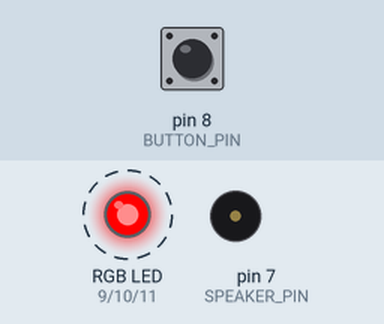
The sketch below on a simulated Arduino Uno, built with avr-gcc and run on an emulated ATmega328P. Parts: an RGB LED mixed from three pins (HIGH = lit), buzzer (waves = sounding). Dashed ring = blinking. Inputs (shaded band) come from the test bench; at power-on: pin 8 (BUTTON_PIN) LOW. Random numbers use the default seed unless the sketch sets one.

Above: at 3.8 s.
3.9 s: pin 8 (BUTTON_PIN) pulled HIGH for 1.5 s
At 4.7 s:
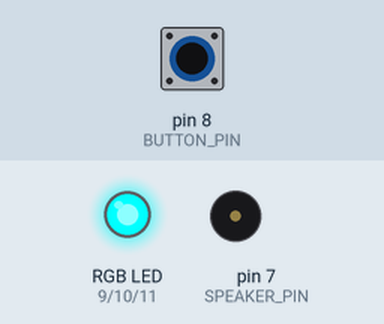
At 7.47 s:
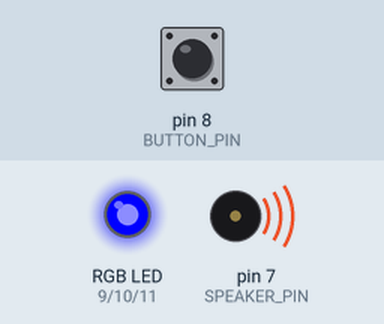
Timing chart, 0 to 21.6 s (numbered marks = the images above; inputs shaded):
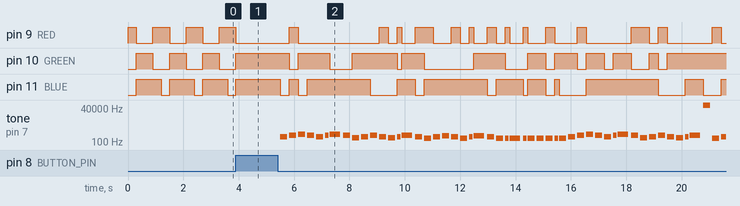

Measured:
- after the input at 3.9 s, tone on pin 7 (SPEAKER_PIN): plays 262 Hz for 0.25 s, 330 Hz for 0.25 s, 392 Hz for 0.25 s, 330 Hz for 0.25 s, 262 Hz for 0.25 s, 330 Hz for 0.13 s … (51 notes in this stretch), starting after 1.6 s

The sketch:

party_house.ino
```cpp
#include "pitches.h"
#include "songs.h"

#define BUTTON_PIN 8
#define SPEAKER_PIN 7
bool Status=false;

int RED = 9;
int GREEN = 10;
int BLUE = 11;

/* set up function */
void setup() {

  pinMode(RED, OUTPUT);
  pinMode(GREEN, OUTPUT);
  pinMode(BLUE, OUTPUT);
  // enable input/output pins
  pinMode(BUTTON_PIN, INPUT);
  pinMode(SPEAKER_PIN, OUTPUT);

  // seed random() function so that we get a different order
  randomSeed(analogRead(0));
}


/* main while loop function */
void loop() {
        //  RGB_color(255, 255, 0);
        // delay(300);
        RGB_color(0, 255, 255);
        delay(300);
        RGB_color(255, 0, 0);
        delay(300);


  // check to see if button is pressed
  // if (digitalRead(BUTTON_PIN) == HIGH) {
  //   // delay 50 ms to make sure it's still pressed
  //   // avoids any stray misreadings

  // //   //delay(50);
    if(digitalRead(BUTTON_PIN) == HIGH) {

      // randomly choose a song
      int song_choice = random(3);

      // select which song to play
      switch (song_choice) {
        case 0:
        play_song(marioLength,mario,marioDurations,marioTempo);
          break;
         case 1:
           play_song(hpLength,hp,hpDurations,hpTempo);
           break;
         case 2:
           play_song(keyboardcatlength,keyboardcat,keyboardcatDurations,keyboardcatTempo);
           break;
          //  case 3:
          //  play_song();
          //  break;
          //  case 4:
          //  play_song();
          //  break;
          //  case 5:
          //  play_song();
          //  break;
      }
    }

        RGB_color(255, 0, 0);
        delay(300);
        RGB_color(0, 255, 0);
        delay(300);
        // RGB_color(0, 0, 255);
        // delay(300);
        // RGB_color(255, 0, 255);
        // delay_(300);
}
//}
/* plays the song */
void play_song(int num_notes, int melody[], int noteDurations[], int tempo) {

  Status=true;

  for (int i=0; i<num_notes; i++) {
    int duration = 0;
    // calculate the duration of each note
    if (noteDurations[i] > 0) {
      duration = tempo / noteDurations[i];
    }
    // if it's a negative number, means dotted note
    // increases the duration by half for dotted notes
    else if (noteDurations[i] < 0) {
      duration = tempo / abs(noteDurations[i]) * 1.5;
    }
    tone(SPEAKER_PIN, melody[i], duration);
    // to distinguish the notes, set a minimum time between them.
    // the note's duration + 30% seems to work well:
    int pauseBetweenNotes = duration * 1.30;
    delay(pauseBetweenNotes);
    // stop the tone playing:
    noTone(SPEAKER_PIN);

     int pin_color = random(7);
  switch (pin_color) {

        case 0:
        RGB_color(255, 0, 0);
        break;

         case 1:
        RGB_color(0, 255, 0);
        break;

        case 2:
        RGB_color(0, 0, 255);
        break;

        case 3:
        RGB_color(255, 0, 255);
        break;

         case 4:
        RGB_color(255, 255, 0);
           break;

        case 5:
        RGB_color(0, 255, 255);
           break;

        default:
        RGB_color(255, 0, 0);
        break;

      }

  }
  Status=false;


}
void RGB_color(int red_light_value, int green_light_value, int blue_light_value)
 {
  analogWrite(RED, 255-red_light_value);
  analogWrite(GREEN, 255-green_light_value);
  analogWrite(BLUE, 255-blue_light_value);
  }
```

pitches.h
```cpp
#define REST      0
#define NOTE_B0  31
#define NOTE_C1  33
#define NOTE_CS1 35
#define NOTE_D1  37
#define NOTE_DS1 39
#define NOTE_E1  41
#define NOTE_F1  44
#define NOTE_FS1 46
#define NOTE_G1  49
#define NOTE_GS1 52
#define NOTE_A1  55
#define NOTE_AS1 58
#define NOTE_B1  62
#define NOTE_C2  65
#define NOTE_CS2 69
#define NOTE_D2  73
#define NOTE_DS2 78
#define NOTE_E2  82
#define NOTE_F2  87
#define NOTE_FS2 93
#define NOTE_G2  98
#define NOTE_GS2 104
#define NOTE_A2  110
#define NOTE_AS2 117
#define NOTE_B2  123
#define NOTE_C3  131
#define NOTE_CS3 139
#define NOTE_D3  147
#define NOTE_DS3 156
#define NOTE_E3  165
#define NOTE_F3  175
#define NOTE_FS3 185
#define NOTE_G3  196
#define NOTE_GS3 208
#define NOTE_A3  220
#define NOTE_AS3 233
#define NOTE_B3  247
#define NOTE_C4  262
#define NOTE_CS4 277
#define NOTE_D4  294
#define NOTE_DS4 311
#define NOTE_E4  330
#define NOTE_F4  349
#define NOTE_FS4 370
#define NOTE_G4  392
#define NOTE_GS4 415
#define NOTE_A4  440
#define NOTE_AS4 466
#define NOTE_B4  494
#define NOTE_C5  523
#define NOTE_CS5 554
#define NOTE_D5  587
#define NOTE_DS5 622
#define NOTE_E5  659
#define NOTE_F5  698
#define NOTE_FS5 740
#define NOTE_G5  784
#define NOTE_GS5 831
#define NOTE_A5  880
#define NOTE_AS5 932
#define NOTE_B5  988
#define NOTE_C6  1047
#define NOTE_CS6 1109
#define NOTE_D6  1175
#define NOTE_DS6 1245
#define NOTE_E6  1319
#define NOTE_F6  1397
#define NOTE_FS6 1480
#define NOTE_G6  1568
#define NOTE_GS6 1661
#define NOTE_A6  1760
#define NOTE_AS6 1865
#define NOTE_B6  1976
#define NOTE_C7  2093
#define NOTE_CS7 2217
#define NOTE_D7  2349
#define NOTE_DS7 2489
#define NOTE_E7  2637
#define NOTE_F7  2794
#define NOTE_FS7 2960
#define NOTE_G7  3136
#define NOTE_GS7 3322
#define NOTE_A7  3520
#define NOTE_AS7 3729
#define NOTE_B7  3951
#define NOTE_C8  4186
#define NOTE_CS8 4435
#define NOTE_D8  4699
#define NOTE_DS8 4978
```

songs.h
```cpp
/*

 * Song definitions - 4 variables per song
 * 1st array defines notes in melody
 * 2nd array defines duration of notes
   * Note durations:
   * 4 = quarter note, 8 = eighth note, etc.
 * Int length of song i.e. number of notes
 * Int tempo multiplier

*/

// /* shave and a haircut */
// int haircut[] = {
//   NOTE_C4, NOTE_G3, NOTE_G3, NOTE_A3, NOTE_G3, REST, NOTE_B3, NOTE_C4
// };
// int haircutDurations[] = {
//   4, 8, 8, 4, 4, 4, 4, 4
// };
// int haircutLength = 8;
// int haircutTempo = 1000;

/*
We wish you a merry Christmas
*/
int wewishyou[] = {
  NOTE_E5, NOTE_E5, NOTE_E5,
  NOTE_E5, NOTE_E5, NOTE_E5,
  NOTE_E5, NOTE_G5, NOTE_C5, NOTE_D5,
  NOTE_E5,
  NOTE_F5, NOTE_F5, NOTE_F5, NOTE_F5,
  NOTE_F5, NOTE_E5, NOTE_E5, NOTE_E5, NOTE_E5,
  NOTE_E5, NOTE_D5, NOTE_D5, NOTE_E5,
  NOTE_D5, NOTE_G5
};

int wewishyouDuration[] = {
  8, 8, 4,
  8, 8, 4,
  8, 8, 8, 8,
  2,
  8, 8, 8, 8,
  8, 8, 8, 16, 16,
  8, 8, 8, 8,
  4, 4
};
int wewishyoulength = 26;
int wewishyouTempo = 1150;

/*
jingle bells
*/
int jinglebells[] = {
  NOTE_E5, NOTE_E5, NOTE_E5,
  NOTE_E5, NOTE_E5, NOTE_E5,
  NOTE_E5, NOTE_G5, NOTE_C5, NOTE_D5,
  NOTE_E5,
  NOTE_F5, NOTE_F5, NOTE_F5, NOTE_F5,
  NOTE_F5, NOTE_E5, NOTE_E5, NOTE_E5, NOTE_E5,
  NOTE_E5, NOTE_D5, NOTE_D5, NOTE_E5,
  NOTE_D5, NOTE_G5
};

int jinglebellsDuration[] = {
  8, 8, 4,
  8, 8, 4,
  8, 8, 8, 8,
  2,
  8, 8, 8, 8,
  8, 8, 8, 16, 16,
  8, 8, 8, 8,
  4, 4
};
int jinglebellslength =26;
int jinglebellsTempo = 1150;


/*
merry christmas
*/
int merrychristmas[] = {
NOTE_C5, //1
  NOTE_F5, NOTE_F5, NOTE_G5, NOTE_F5, NOTE_E5,
  NOTE_D5, NOTE_D5, NOTE_D5,
  NOTE_G5, NOTE_G5, NOTE_A5, NOTE_G5, NOTE_F5,
  NOTE_E5, NOTE_C5, NOTE_C5,
  NOTE_A5, NOTE_A5, NOTE_AS5, NOTE_A5, NOTE_G5,
  NOTE_F5, NOTE_D5, NOTE_C5, NOTE_C5,
  NOTE_D5, NOTE_G5, NOTE_E5,

  NOTE_F5, NOTE_C5, //8
  NOTE_F5, NOTE_F5, NOTE_G5, NOTE_F5, NOTE_E5,
  NOTE_D5, NOTE_D5, NOTE_D5,
  NOTE_G5, NOTE_G5, NOTE_A5, NOTE_G5, NOTE_F5,
  NOTE_E5, NOTE_C5, NOTE_C5,
  NOTE_A5, NOTE_A5, NOTE_AS5, NOTE_A5, NOTE_G5,
  NOTE_F5, NOTE_D5, NOTE_C5, NOTE_C5,
  NOTE_D5, NOTE_G5, NOTE_E5,
  NOTE_F5, NOTE_C5,

  NOTE_F5, NOTE_F5, NOTE_F5, //17
  NOTE_E5, NOTE_E5,
  NOTE_F5, NOTE_E5, NOTE_D5,
  NOTE_C5, NOTE_A5,
  NOTE_AS5, NOTE_A5, NOTE_G5,
  NOTE_C6, NOTE_C5, NOTE_C5, NOTE_C5,
  NOTE_D5, NOTE_G5, NOTE_E5,
  NOTE_F5, NOTE_C5,
  NOTE_F5, NOTE_F5, NOTE_G5, NOTE_F5, NOTE_E5,
  NOTE_D5, NOTE_D5, NOTE_D5
};
int merrychristmasDuration[] = {
4,
  4,8,8,8,8,
  4,4,4,
  4,8,8,8,8,
  4,4,4,
  4,8,8,8,8,
  4,4,8,8,
  4,4,4,

  2,4, //8
  4,8,8,8,8,
  4,4,4,
  4,8,8,8,8,
  4,4,4,
  4,8, 8, 8,8,
  4, 4, 8, 8,
  4, 4, 4,
  2, 4,

  4, 4, 4,//17
  2, 4,
  4, 4, 4,
  2, 4,
  4,4, 4,
  4, 4, 8, 8,
  4, 4, 4,
  2, 4,
  4, 8, 8, 8, 8,
  4, 4, 4
};
int merrychristmaslength =91;
int merrychristmasTempo = 1150;


/*
keyboard cat
*/
int keyboardcat[] = {
    REST,
    NOTE_C4, NOTE_E4, NOTE_G4, NOTE_E4,
    NOTE_C4, NOTE_E4, NOTE_G4, NOTE_E4,
    NOTE_A3, NOTE_C4, NOTE_E4, NOTE_C4,
    NOTE_A3, NOTE_C4, NOTE_E4, NOTE_C4,
    NOTE_G3, NOTE_B3, NOTE_D4, NOTE_B3,
    NOTE_G3, NOTE_B3, NOTE_D4, NOTE_B3,

    NOTE_G3, NOTE_G3, NOTE_G3, NOTE_G3, NOTE_G3,
    NOTE_G3, NOTE_G3, NOTE_G3, NOTE_G3,
    NOTE_C4, NOTE_E4, NOTE_G4, NOTE_E4,
    NOTE_C4, NOTE_E4, NOTE_G4, NOTE_E4,
    NOTE_A3, NOTE_C4, NOTE_E4, NOTE_C4,
    NOTE_A3, NOTE_C4, NOTE_E4,- NOTE_C4,
    NOTE_G3, NOTE_B3, NOTE_D4, NOTE_B3,
    NOTE_G3, NOTE_B3, NOTE_D4, NOTE_B3
};
int keyboardcatDurations[] = {
    1,
    4, 4, 4, 4,
    4, 8, -4, 4,
    4, 4, 4, 4,
    4, 8, -4, 4,
    4, 4, 4, 4,
    4, 8, -4, 4,

    4, 8, -4, 8, 4,
    4, 4, 8, 4,
    4, 4, 4, 4,
    4, 8, -4, 4,
    4, 4, 4, 4,
    4, 8, -4, 4,
    4, 4, 4, 4,
    4, 8, -4, 4
};
int keyboardcatlength =58;
int keyboardcatTempo = 1000;

/* mario theme */
int mario[] = {
NOTE_E5, NOTE_E5, REST, NOTE_E5, REST, NOTE_C5, NOTE_E5, //1
  NOTE_G5, REST, NOTE_G4, REST,
  NOTE_C5, NOTE_G4, REST, NOTE_E4, // 3
  NOTE_A4, NOTE_B4, NOTE_AS4, NOTE_A4,
  NOTE_G4, NOTE_E5, NOTE_G5, NOTE_A5, NOTE_F5, NOTE_G5,
  REST, NOTE_E5,NOTE_C5, NOTE_D5, NOTE_B4,
  NOTE_C5, NOTE_G4, REST, NOTE_E4, // repeats from 3
  NOTE_A4, NOTE_B4, NOTE_AS4, NOTE_A4,
  NOTE_G4, NOTE_E5, NOTE_G5, NOTE_A5, NOTE_F5, NOTE_G5,
  REST, NOTE_E5, NOTE_C5, NOTE_D5, NOTE_B4,


  REST, NOTE_G5, NOTE_FS5, NOTE_F5, NOTE_DS5, NOTE_E5, //7
  REST, NOTE_GS4, NOTE_A4, NOTE_C4, REST, NOTE_A4, NOTE_C5, NOTE_D5,
  REST, NOTE_DS5, REST, NOTE_D5,
  NOTE_C5, REST,

  REST, NOTE_G5, NOTE_FS5, NOTE_F5, NOTE_DS5, NOTE_E5, //repeats from 7
  REST, NOTE_GS4, NOTE_A4, NOTE_C4, REST, NOTE_A4, NOTE_C5, NOTE_D5,
  REST, NOTE_DS5, REST, NOTE_D5,
  NOTE_C5, REST

};
int marioDurations[] = {
  8, 8, 8, 8, 8, 8, 8,
  4, 4, 8, 4,
  -4, 8, 4, -4,
  4, 4, 8, 4,
  -8, -8, -8, 4, 8, 8,
  8, 4, 8, 8, -4,
  -4, 8, 4, -4,
  4, 4, 8, 4,
  -8, -8, -8, 4, 8, 8,
  8, 4, 8, 8, -4,


  4, 8, 8, 8, 4, 8,
  8, 8, 8, 8, 8, 8, 8, 8,
  4, 4, 8,-4,
  2, 2,

  4, 8, 8, 8, 4, 8,
  8, 8, 8, 8, 8, 8, 8, 8,
  4, 4, 8, -4,
  2, 2
};
int marioLength = 89;
int marioTempo = 1000;

// /* mii theme */
// int mii[] = {
//   NOTE_FS4, REST, NOTE_A4, NOTE_CS5, REST, NOTE_A4, REST, NOTE_FS4,
//   NOTE_D4, NOTE_D4, NOTE_D4, REST, NOTE_D5, NOTE_D5, NOTE_D5
// };
// int miiDurations[] = {
//   8, 8, 8, 8, 8, 8, 8, 8, 8, 8, 8, 8, 8, 8, 8
// };
// int miiLength = 15;
// int miiTempo = 1600;

/* harry potter */
int hp[] = {
REST, NOTE_D4,
  NOTE_G4, NOTE_AS4, NOTE_A4,
  NOTE_G4, NOTE_D5,
  NOTE_C5,
  NOTE_A4,
  NOTE_G4, NOTE_AS4, NOTE_A4,
  NOTE_F4, NOTE_GS4,
  NOTE_D4,
  NOTE_D4,

  NOTE_G4, NOTE_AS4, NOTE_A4, //10
  NOTE_G4, NOTE_D5,
  NOTE_F5, NOTE_E5,
  NOTE_DS5, NOTE_B4,
  NOTE_DS5, NOTE_D5, NOTE_CS5,
  NOTE_CS4, NOTE_B4,
  NOTE_G4,
  NOTE_AS4,

  NOTE_D5, NOTE_AS4, //18
  NOTE_D5, NOTE_AS4,
  NOTE_DS5, NOTE_D5,
  NOTE_CS5, NOTE_A4,
  NOTE_AS4, NOTE_D5, NOTE_CS5,
  NOTE_CS4, NOTE_D4,
  NOTE_D5

};
int hpDurations[] = {
2, 4,
  -4, 8, 4,
  2, 4,
  -2,
  -2,
  -4, 8, 4,
  2, 4,
  -1,
  4,

  -4, 8, 4,
  2, 4,
  2, 4,
  2, 4,
  -4, 8, 4,
  2, 4,
  -1,
  4,

  2, 4,
  2, 4,
  2, 4,
  2, 4,
  -4, 8, 4,
  2, 4,
  -1
};
int hpLength = 46;
int hpTempo = 1050;

// /* take on me */
// int takeonme[] = {
//   NOTE_FS5, NOTE_FS5, NOTE_D5, NOTE_B4, REST, NOTE_B4, REST, NOTE_E5,
//   REST, NOTE_E5, REST, NOTE_E5, NOTE_GS5, NOTE_GS5, NOTE_A5, NOTE_B5,
//   NOTE_A5, NOTE_A5, NOTE_A5, NOTE_E5, REST, NOTE_D5, REST, NOTE_FS5,
//   REST, NOTE_FS5, REST, NOTE_FS5, NOTE_E5, NOTE_E5, NOTE_FS5, NOTE_E5
// };
// int takeonmeDurations[] = {
//   8, 8, 8, 8, 8, 8, 8, 8, 8, 8, 8, 8, 8, 8, 8, 8,
//   8, 8, 8, 8, 8, 8, 8, 8, 8, 8, 8, 8, 8, 8, 8, 8
// };
// int takeonmeLength = 32;
// int takeonmeTempo = 1200;
```
